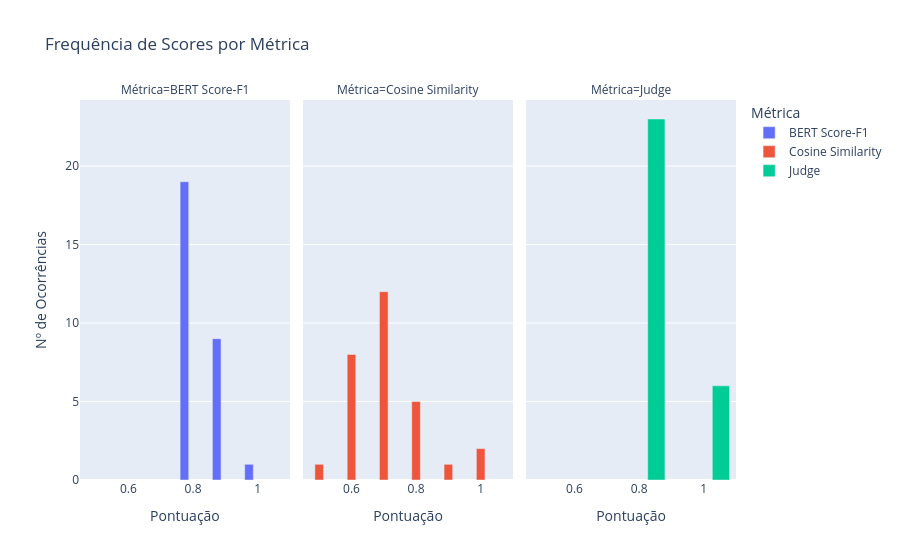

Here is the notebook cell this chart was saved with:
### Markdown cell above
**Considerando a resposta**

### Code cell
metrics_df = pd.DataFrame({
    "BERT Score-F1": df["bert_score_response"].values,
    "Cosine Similarity": df["cossine similarity response"].values,
    "Judge": df["corretude_rubrica"].values,
})
df_long = metrics_df.melt(var_name="Métrica", value_name="Score")

freq_df = (
    df_long
      .groupby(["Métrica", "Score"])
      .size()
      .reset_index(name="Frequência")
)

# Opcional: para ordenar os scores numericamente
freq_df = freq_df.sort_values(["Métrica", "Score"])

fig = px.bar(
    freq_df,
    x="Score",
    y="Frequência",
    color="Métrica",
    barmode="group",
    facet_col="Métrica",           # se quiser barras separadas por métrica
    category_orders={"Score": sorted(freq_df["Score"].unique())},
    title="Frequência de Scores por Métrica",
    labels={"Score":"Pontuação", "Frequência":"Nº de Ocorrências"}
)


fig.show()

### Figure 1 — Plotly figure (JSON) as saved in the notebook; plotly's stock layout.template omitted (floating-point values rounded to 4 significant figures)
{"data": [{"alignmentgroup": "True", "hovertemplate": "Métrica=BERT Score-F1<br>Pontuação=%{x}<br>Nº de Ocorrências=%{y}<extra></extra>", "legendgroup": "BERT Score-F1", "marker": {"color": "#636efa", "pattern": {"shape": ""}}, "name": "BERT Score-F1", "offsetgroup": "BERT Score-F1", "orientation": "v", "showlegend": true, "textposition": "auto", "type": "bar", "x": [0.8, 0.9, 1.0], "xaxis": "x", "y": [19, 9, 1], "yaxis": "y"}, {"alignmentgroup": "True", "hovertemplate": "Métrica=Cosine Similarity<br>Pontuação=%{x}<br>Nº de Ocorrências=%{y}<extra></extra>", "legendgroup": "Cosine Similarity", "marker": {"color": "#EF553B", "pattern": {"shape": ""}}, "name": "Cosine Similarity", "offsetgroup": "Cosine Similarity", "orientation": "v", "showlegend": true, "textposition": "auto", "type": "bar", "x": [0.5, 0.6, 0.7, 0.8, 0.9, 1.0], "xaxis": "x2", "y": [1, 8, 12, 5, 1, 2], "yaxis": "y2"}, {"alignmentgroup": "True", "hovertemplate": "Métrica=Judge<br>Pontuação=%{x}<br>Nº de Ocorrências=%{y}<extra></extra>", "legendgroup": "Judge", "marker": {"color": "#00cc96", "pattern": {"shape": ""}}, "name": "Judge", "offsetgroup": "Judge", "orientation": "v", "showlegend": true, "textposition": "auto", "type": "bar", "x": [0.8, 1.0], "xaxis": "x3", "y": [23, 6], "yaxis": "y3"}], "layout": {"annotations": [{"font": {}, "showarrow": false, "text": "Métrica=BERT Score-F1", "x": 0.16, "xanchor": "center", "xref": "paper", "y": 1, "yanchor": "bottom", "yref": "paper"}, {"font": {}, "showarrow": false, "text": "Métrica=Cosine Similarity", "x": 0.5, "xanchor": "center", "xref": "paper", "y": 1, "yanchor": "bottom", "yref": "paper"}, {"font": {}, "showarrow": false, "text": "Métrica=Judge", "x": 0.84, "xanchor": "center", "xref": "paper", "y": 1, "yanchor": "bottom", "yref": "paper"}], "barmode": "group", "legend": {"title": {"text": "Métrica"}, "tracegroupgap": 0}, "title": {"text": "Frequência de Scores por Métrica"}, "xaxis": {"anchor": "y", "categoryarray": [0.5, 0.6, 0.7, 0.8, 0.9, 1], "categoryorder": "array", "domain": [0, 0.32], "title": {"text": "Pontuação"}}, "xaxis2": {"anchor": "y2", "categoryarray": [0.5, 0.6, 0.7, 0.8, 0.9, 1], "categoryorder": "array", "domain": [0.34, 0.66], "matches": "x", "title": {"text": "Pontuação"}}, "xaxis3": {"anchor": "y3", "categoryarray": [0.5, 0.6, 0.7, 0.8, 0.9, 1], "categoryorder": "array", "domain": [0.68, 1.0], "matches": "x", "title": {"text": "Pontuação"}}, "yaxis": {"anchor": "x", "domain": [0, 1], "title": {"text": "Nº de Ocorrências"}}, "yaxis2": {"anchor": "x2", "domain": [0, 1], "matches": "y", "showticklabels": false}, "yaxis3": {"anchor": "x3", "domain": [0, 1], "matches": "y", "showticklabels": false}}}
